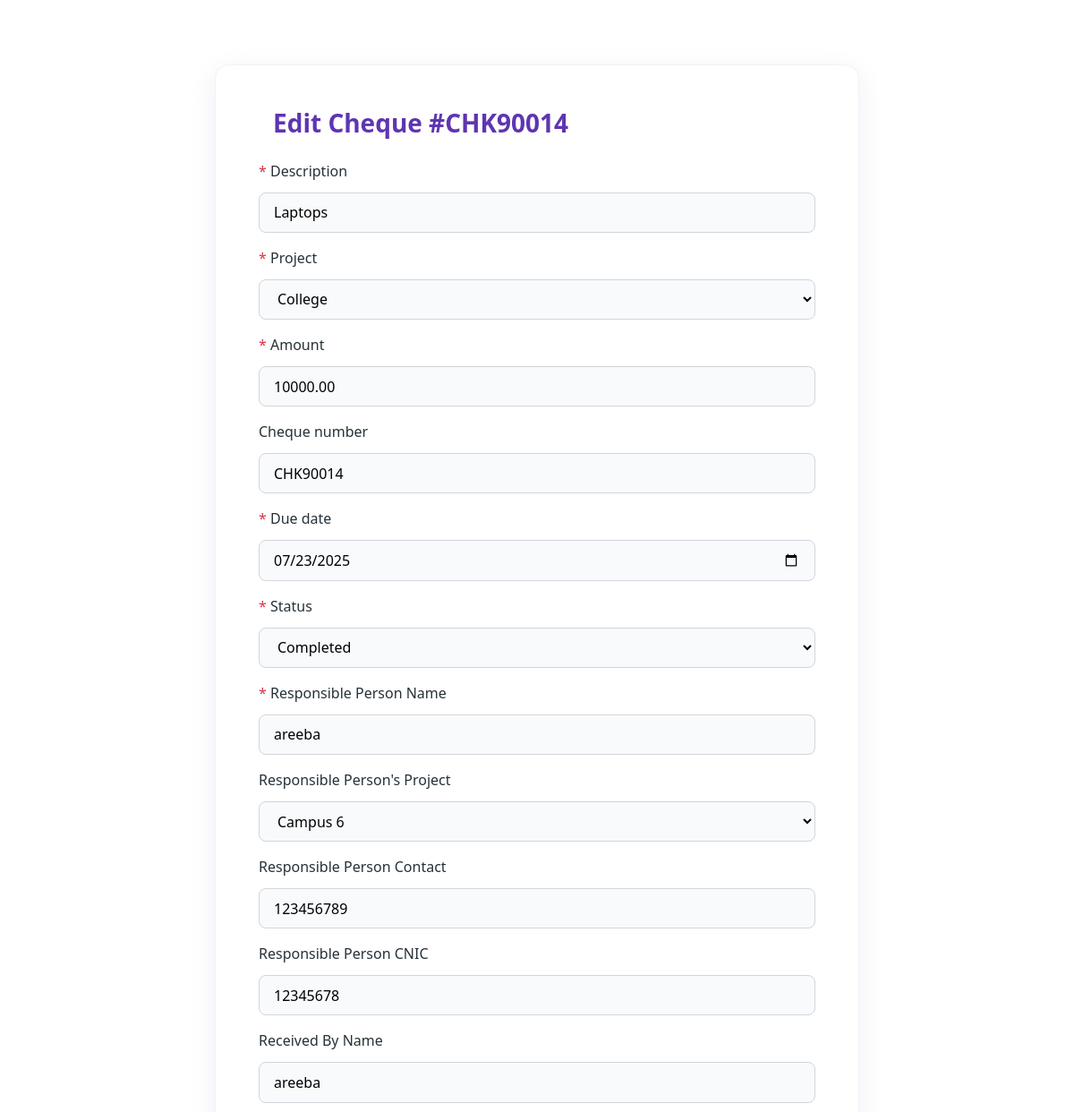
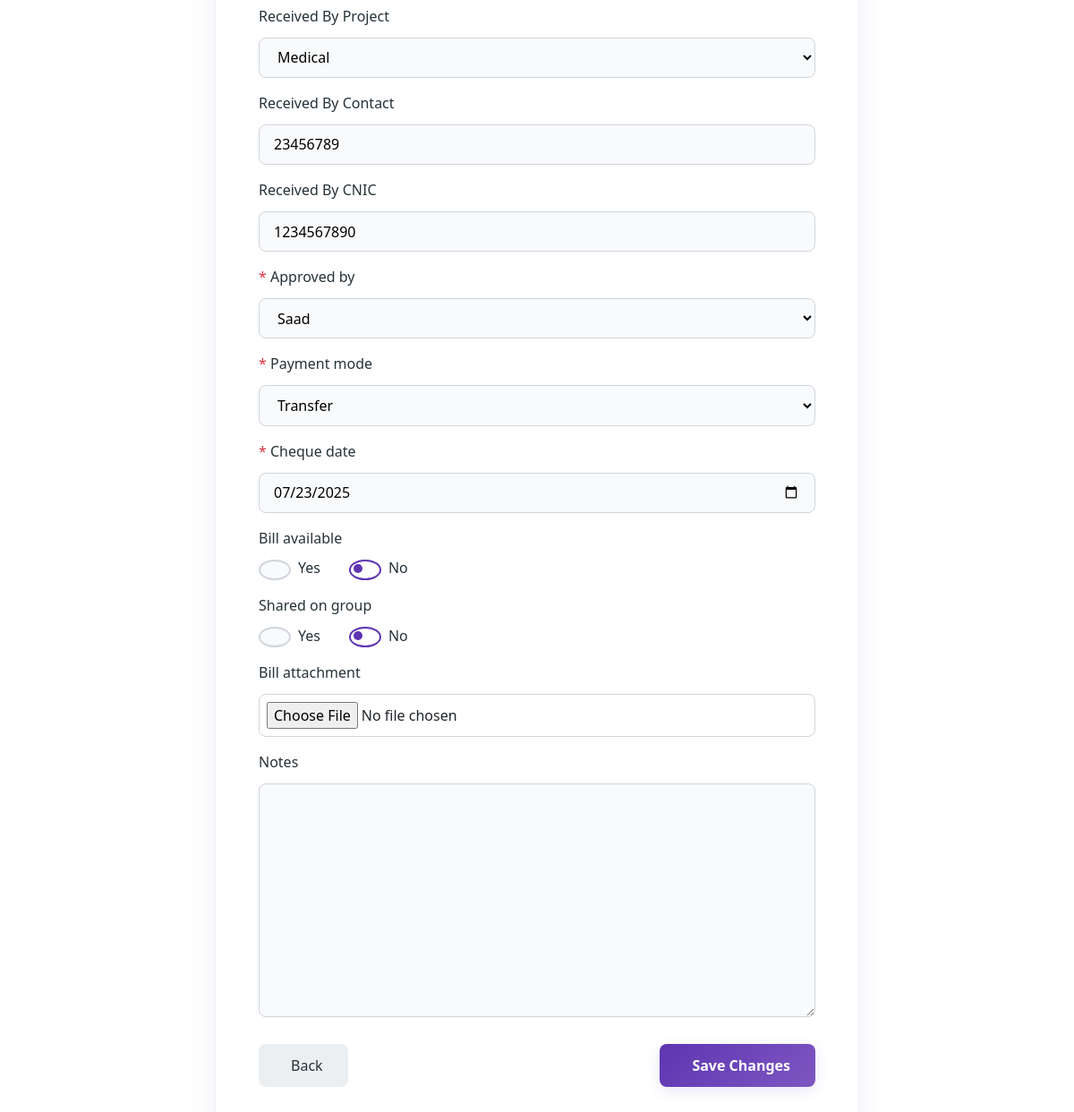
The page /cheques/14/edit/ on the database its author committed (2 pictures, top to bottom).
### cheque/models.py (models this page shows, shortened)
class Cheque(models.Model):
    description = models.CharField(max_length=255)
    project = models.ForeignKey(Project, on_delete=models.CASCADE)
    amount = models.DecimalField(max_digits=12, decimal_places=2)
    cheque_number = models.CharField(max_length=20, unique=True, blank=True)
    due_date = models.DateField()
    status = models.CharField(max_length=50, choices=STATUS_CHOICES)
    responsible_person_name = models.CharField(max_length=100, verbose_name="Responsible Person Name", default='')
    responsible_person_project = models.ForeignKey(
        Project,
        on_delete=models.SET_NULL,
        null=True,
        blank=True,
        related_name='responsible_projects',
        verbose_name="Responsible Person's Project"
    )
    responsible_person_contact = models.CharField(
        max_length=15,
        verbose_name="Responsible Person Contact",
        blank=True,
        null=True
    )
    responsible_person_cnic = models.CharField(
        max_length=20,
        verbose_name="Responsible Person CNIC",
        blank=True,
        null=True
    )
    received_by_name = models.CharField(max_length=100, verbose_name="Received By Name", blank=True, null=True, default='')
    received_by_project = models.ForeignKey(
        Project,
        on_delete=models.SET_NULL,
        null=True,
        blank=True,
        related_name='received_projects',
        verbose_name="Received By Project"
    )
    received_by_contact = models.CharField(
        max_length=15,
        verbose_name="Received By Contact",
        blank=True,
        null=True
    )
    received_by_cnic = models.CharField(
        max_length=20,
        verbose_name="Received By CNIC",
        blank=True,
        null=True
    )
    approved_by = models.CharField(max_length=100, choices=APPROVED_BY_CHOICES)
    payment_mode = models.CharField(max_length=10, choices=PAYMENT_CHOICES)
    cheque_date = models.DateField()
    bill_available = models.BooleanField(default=False)
    shared_on_group = models.BooleanField(default=False)
    bill_attachment = models.FileField(upload_to='bills/', blank=True, null=True)
    notes = models.TextField(blank=True)
    created_at = models.DateTimeField(auto_now_add=True)

### cheque/views.py (the view)
# urls.py: path('cheques/<int:cheque_id>/edit/', views.edit_cheque, name='edit_cheque'),
def edit_cheque(request, cheque_id):
    cheque = get_object_or_404(Cheque, id=cheque_id)
    if request.method == 'POST':
        form = ChequeForm(request.POST, request.FILES, instance=cheque)
        if form.is_valid():
            form.save()
            messages.success(request, 'Cheque updated successfully!')
            return redirect('cheque_detail', cheque_id=cheque.id)
        else:
            for field, errors in form.errors.items():
                for error in errors:
                    if field == '__all__':
                        messages.error(request, error)
                    else:
                        messages.error(request, f"{form.fields[field].label}: {error}")
    else:
        form = ChequeForm(instance=cheque)
    return render(request, 'edit_cheque.html', {'form': form, 'cheque': cheque})

### cheque/forms.py
class ChequeForm(forms.ModelForm):
    class Meta:
        model = Cheque
        fields = '__all__'
        widgets = {
            'due_date': forms.DateInput(attrs={'type': 'date'}),
            'cheque_date': forms.DateInput(attrs={'type': 'date'}),
            'bill_available': forms.RadioSelect(choices=[(True, 'Yes'), (False, 'No')]),
            'shared_on_group': forms.RadioSelect(choices=[(True, 'Yes'), (False, 'No')]),
        }

### cheque/models.py (called while the page is built)
    def __str__(self):
        return self.name

### cheque/templates/edit_cheque.html (shortened to what this page needs)
{% extends 'base.html' %}
{% block content %}
<div class="container py-5">
  <div class="row justify-content-center">
    <div class="col-lg-8">
      <div class="form-card p-4 p-md-5">
        <h3 class="form-title mb-4">
          Edit Cheque #{{ cheque.cheque_number }}
        </h3>
        <form method="post" action="{% url 'edit_cheque' cheque.id %}" enctype="multipart/form-data" class="form-container" novalidate>
          {% for field in form %}
          <div class="form-group mb-3">
            {% if field.field.widget.input_type == 'radio' %}
              <label class="form-label">
                {{ field.label }}
              </label>
              <div class="radio-group-container">
                {% for choice in field %}
                <div class="radio-option">
                  {{ choice.tag }}
                  <label for="{{ choice.id_for_label }}" class="radio-label">
                    {{ choice.choice_label }}
                  </label>
                </div>
                {% endfor %}
              </div>
            {% else %}
              <label for="{{ field.id_for_label }}" class="form-label">
                {% if field.field.required %}<span class="text-danger">*</span>{% endif %}
                {{ field.label }}
              </label>
              {{ field }}
            {% endif %}
          </div>
          {% endfor %}
          <div class="d-flex justify-content-between mt-4">
            <a href="{% url 'cheque_detail' cheque.id %}" class="btn btn-secondary">
              Back
            </a>
            <button type="submit" class="btn btn-primary">
              Save Changes
            </button>
          </div>
        </form>
      </div>
    </div>
  </div>
</div>
{% endblock %}

### cheque/templates/edit_cheque.html (style rules this page uses)
:root { --primary: #5e35b1; --primary-light: #7e57c2; --danger: #ef5350; --secondary: #26a69a; --dark: #263238; --light: #eceff1; }
.form-card { background: #fff; border-radius: 16px; box-shadow: 0 8px 32px 0 rgba(31, 38, 135, 0.07); border: 1px solid rgba(0,0,0,0.05); }
.form-title { font-weight: 700; color: var(--primary); display: flex; align-items: center; gap: 0.5rem; }
.form-label { font-weight: 500; color: var(--dark); margin-bottom: 0.5rem; display: block; }
.form-group input, .form-group select, .form-group textarea { border-radius: 8px; border: 1px solid #d1d5db; padding: 0.6rem 1rem; font-size: 1rem; width: 100%; margin-top: 0.25rem; background: #f8fafc; transition: border 0.2s; }
.form-group textarea { min-height: 120px; }
.btn-primary { background: linear-gradient(135deg, var(--primary) 0%, var(--primary-light) 100%); border: none; border-radius: 8px; color: white; font-weight: 600; padding: 0.75rem 1.75rem; box-shadow: 0 4px 15px rgba(94, 53, 177, 0.13); transition: all 0.2s; }
.btn-secondary { background: #eceff1; color: var(--dark); border: none; border-radius: 8px; font-weight: 500; padding: 0.75rem 1.75rem; transition: all 0.2s; }
.radio-group-container { display: flex; gap: 2rem; margin-top: 0.5rem; }
.radio-option { display: flex; align-items: center; gap: 0.5rem; }
.radio-label { font-weight: 400; color: var(--dark); cursor: pointer; margin-bottom: 0; transition: color 0.2s; }
input[type="radio"] { -webkit-appearance: none; appearance: none; width: 18px; height: 18px; border: 2px solid #d1d5db; border-radius: 50%; outline: none; cursor: pointer; position: relative; transition: all 0.2s; flex-shrink: 0; }
input[type="radio"]:checked { border-color: var(--primary); background-color: white; }
input[type="radio"]:checked::after { content: ''; position: absolute; top: 3px; left: 3px; width: 10px; height: 10px; background: var(--primary); border-radius: 50%; }
.form-group input[type="file"] { padding: 0.5rem; background: #fff; }

### rows shown on the page
Cheque: cheque_number "CHK90014", form "Laptops" "College" "10000.00" "CHK90014" "07/23/2025" "Completed" "areeba" "Campus 6" "123456789" "12345678" "areeba" "Medical" "23456789" "1234567890" "Saad" "Transfer" "07/23/2025"

### other values the page prints
{{ field.label }} "Description" "Project" "Amount" "Cheque number" "Due date" "Status" "Responsible Person Name" "Responsible Person's Project" "Responsible Person Contact" "Responsible Person CNIC" "Received By Name" "Received By Project" "Received By Contact" "Received By CNIC" "Approved by" "Payment mode" "Cheque date" "Bill attachment" "Notes"
{{ field.label }} "Bill available" "Shared on group"
{{ choice.choice_label }} "Yes" "No" "Yes" "No"
